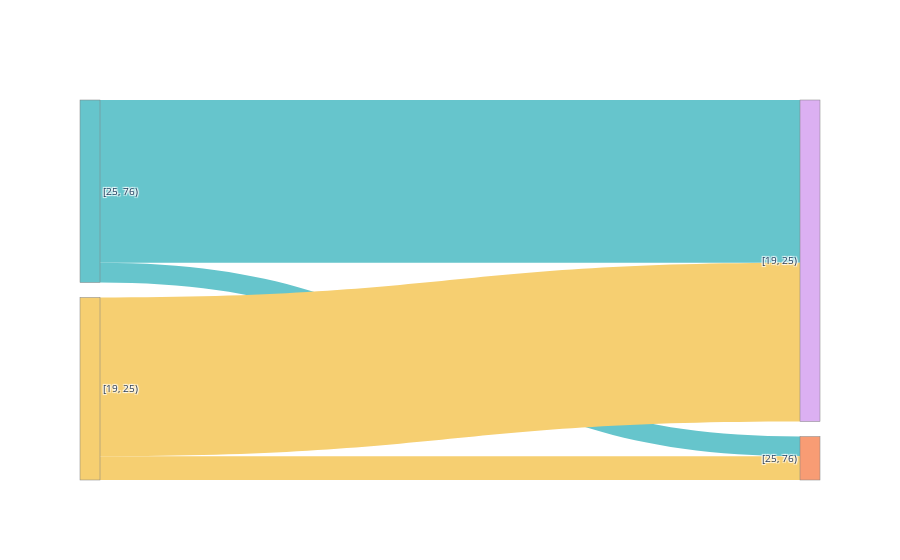

Source (notebook cell):
### Code cell
# age
g = Map(T, cdf0.to_numpy(), cdf1.to_numpy(), symmetric = False)
g.add_group(lambda x: x[f["age"]] < 25, "[25, 76)")
g.add_group(lambda x: x[f["age"]] >= 25, "[19, 25)")
parallel_plot(g.group_adj,[gr[0] for gr in g.groups])

### Figure 1 — Plotly figure (JSON) as saved in the notebook; plotly's stock layout.template omitted (floating-point values rounded to 4 significant figures)
{"data": [{"link": {"color": ["rgb(102, 197, 204)", "rgb(102, 197, 204)", "rgb(246, 207, 113)", "rgb(246, 207, 113)"], "source": [0, 0, 1, 1], "target": [2, 3, 2, 3], "value": [0.1077, 0.8923, 0.1303, 0.8697]}, "node": {"color": ["rgb(102, 197, 204)", "rgb(246, 207, 113)", "rgb(248, 156, 116)", "rgb(220, 176, 242)", "rgb(102, 197, 204)", "rgb(246, 207, 113)", "rgb(248, 156, 116)", "rgb(220, 176, 242)"], "label": ["[25, 76)", "[19, 25)", "[25, 76)", "[19, 25)"], "line": {"color": "gray", "width": 0.5}, "pad": 15, "thickness": 20}, "type": "sankey"}], "layout": {"font": {"size": 10}}}
